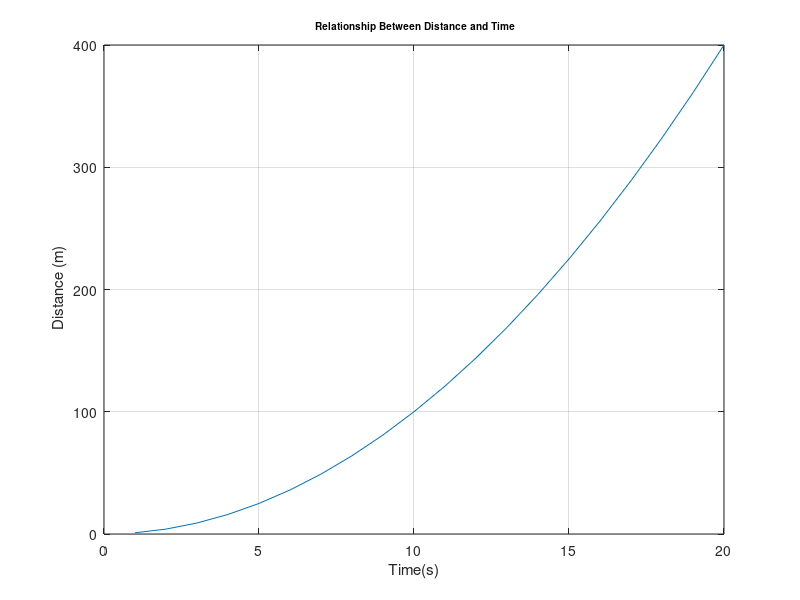

MATLAB code to generate this figure:
clear
clc
disp ('Tugas Nomor 1 Akbar Ramadhani');
disp ('------------------------------');
Vo=0;%initial velocity (m/s)
a= 2;%acceleration (m/s^2)
t= 1:20; %time (s)
s = (Vo*t)+(0.5*a*(t.^2));%formula o    f distance (m)
plot(t,s);grid on;xlabel('Time(s)');ylabel(' Distance (m)');
title('\fontsize{10} Relationship Between Distance and Time');
